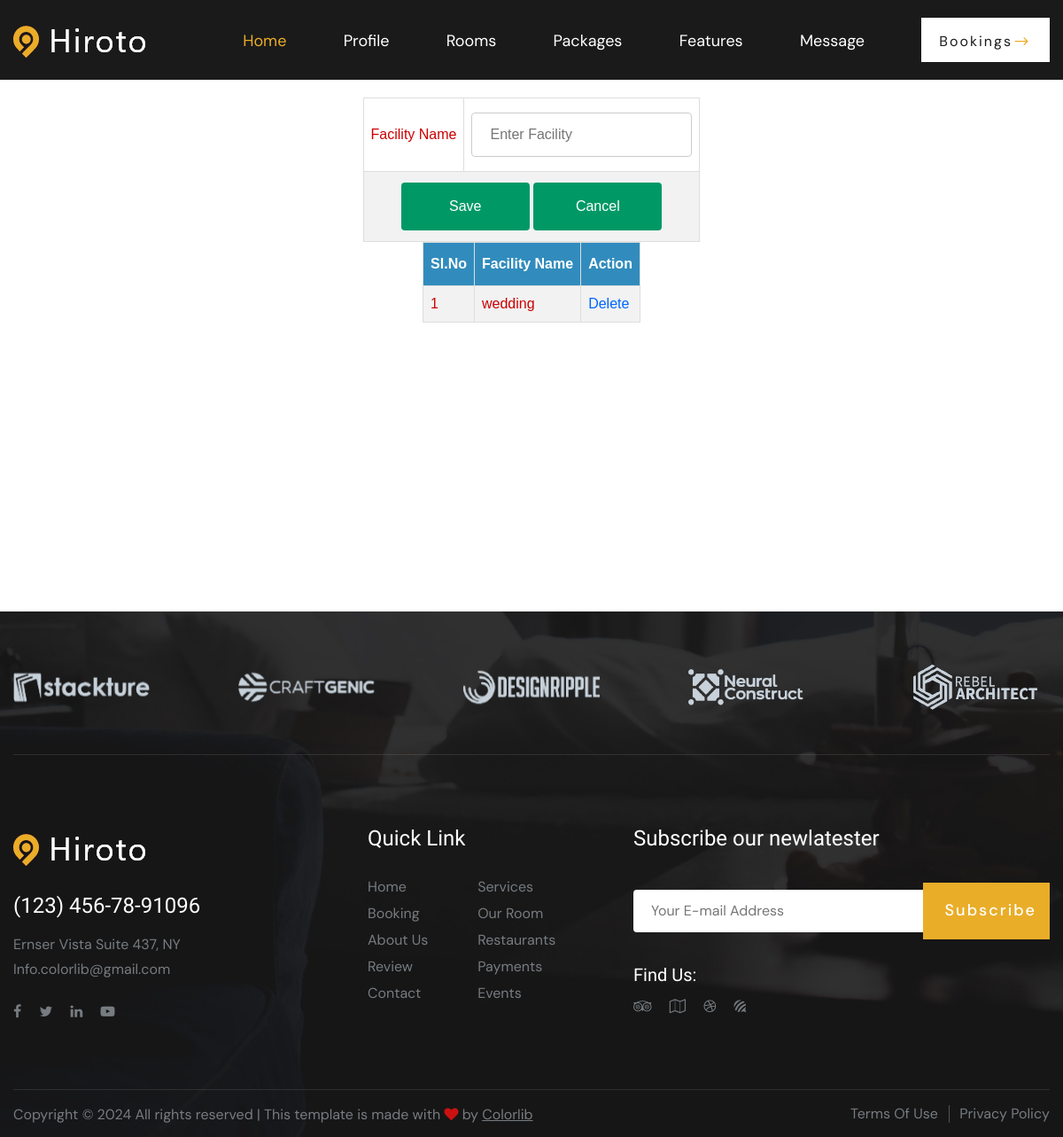
Page /Hotel/HotelFacilities/ (signed in) on the earlier database version.
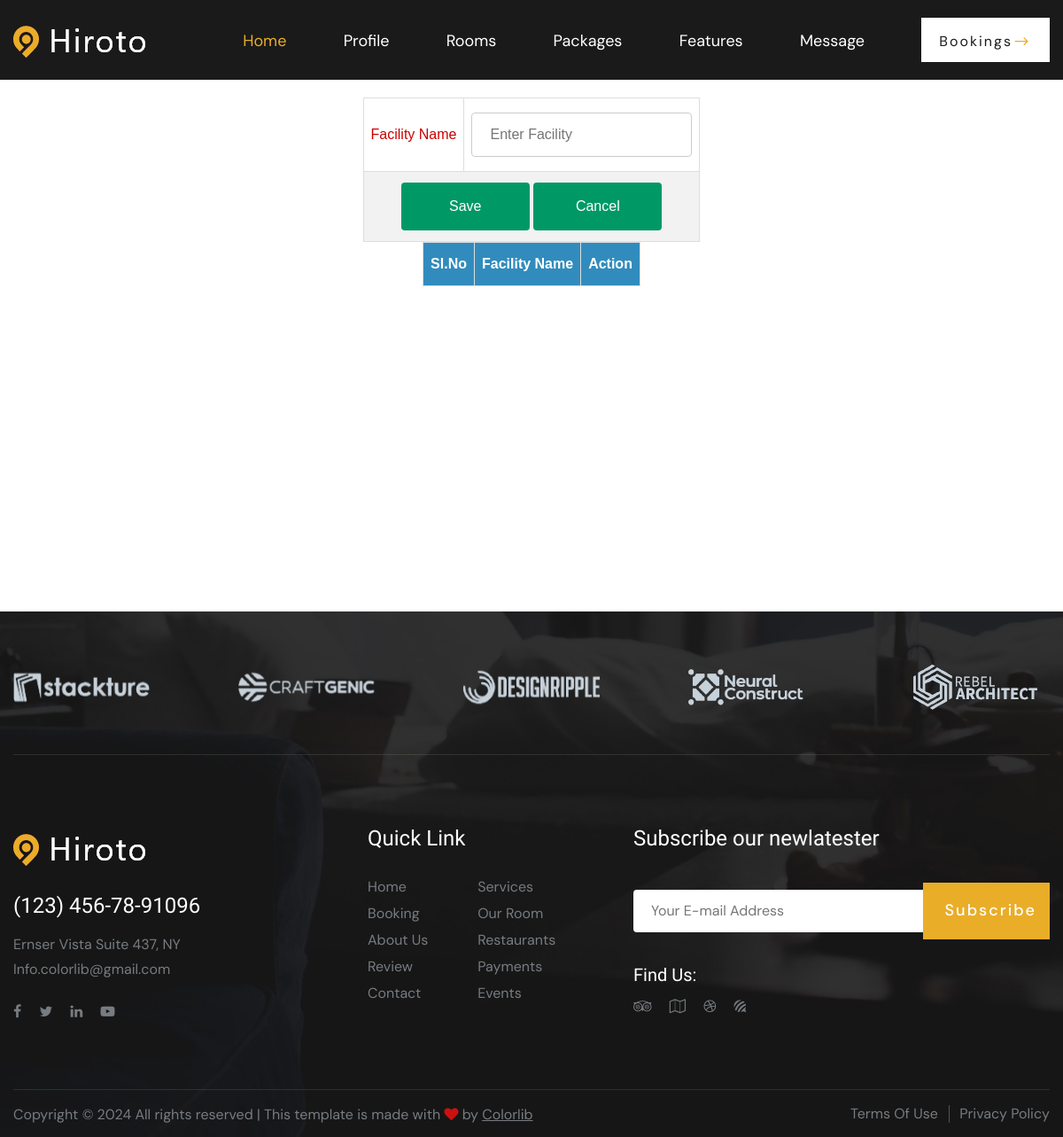
Same page on the later database version.
### Hotel/models.py (models this page shows)
class tbl_hotelfacility(models.Model):
    hotelfacility_name=models.CharField(max_length=50)
    hotel =models.ForeignKey(tbl_newhotel,on_delete=models.CASCADE)

### Hotel/views.py (the view)
# urls.py: path('HotelFacilities/', views.HotelFacilitiesInsertSelect,name="HotelFacilitiesInsertSelect"),
def HotelFacilitiesInsertSelect(request):
    data=tbl_hotelfacility.objects.filter(hotel=request.session["hid"])
    hotelid=tbl_newhotel.objects.get(id=request.session["hid"])
    if request.method=="POST":
        hotelid=tbl_newhotel.objects.get(id=request.session["hid"])
        facilityname=request.POST.get('txtfacility')
        tbl_hotelfacility.objects.create(hotelfacility_name=facilityname,hotel=hotelid)
        return redirect("Hotel:HotelFacilitiesInsertSelect")
    else:
        return render(request,"Hotel/HotelFacilities.html",{'data':data})

### Hotel/Templates/Hotel/HotelFacilities.html (shortened to what this page needs)
{% extends 'Hotel/Header.html' %}
{% load static %}
{% block content %}
<!DOCTYPE html>
<html lang="en">
<head>
</head>
<body>
    <form method="POST">
        <table align="center">
                <tr>
                    <td>Facility Name</td>
                    <td><input type="text" name="txtfacility" placeholder="Enter Facility" required value="{{editdata.hotelfacility_name}}"></td>
                </tr>
                <tr>
                <td colspan="2" align="center">
                    <input type="submit" name="btnsubmit" value="Save">
                    <input type="reset" name="btncancel" value="Cancel">
                </td>
            </tr>
        </table>
    </form>
    <table border="1" align="center" cellpadding="10">
        <tr>
            <th>Sl.No</th>
            <th>Facility Name</th>
            <th>Action</th>
        </tr>
        {% for i in data %}
        <tr>
            <td>{{forloop.counter}}</td>
            <td>{{i.hotelfacility_name}}</td>
            <td><a href="{% url 'Hotel:delHotelFacilities' i.id %}">Delete</a></td>
        </tr>
        {% endfor %}
    </table>
</body>
</html>
{% endblock content %}

Differences in the rows shown:
removed tbl_hotelfacility: hotelfacility_name "wedding"
